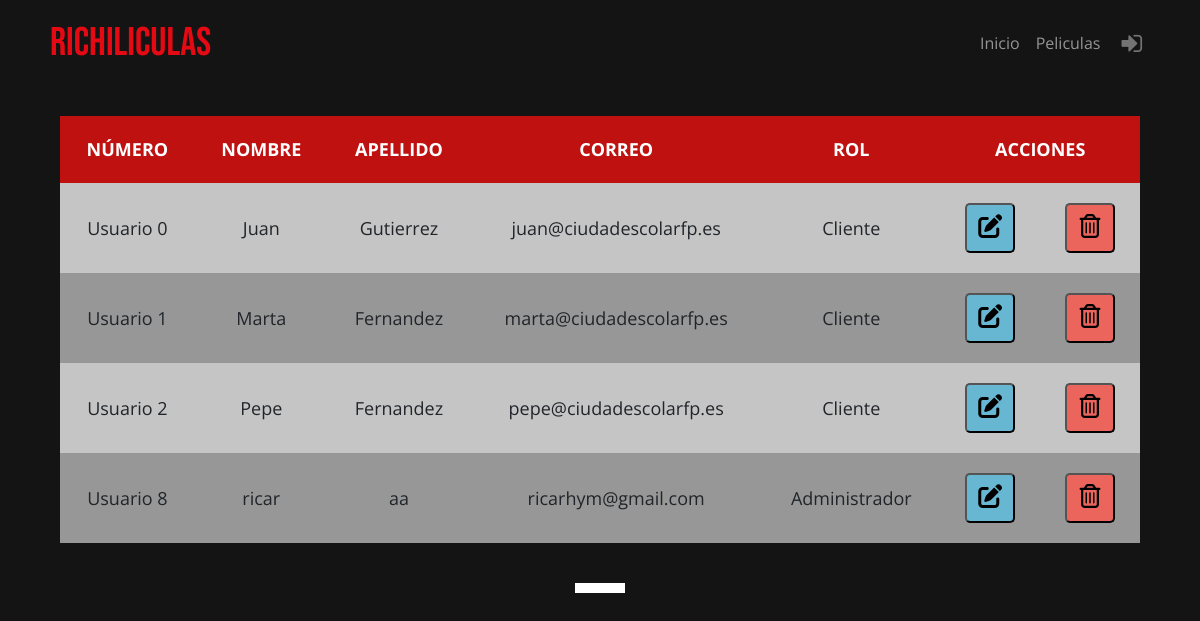
Page /controlador/admin/controlador_admin_usuarios.php on the earlier database version.
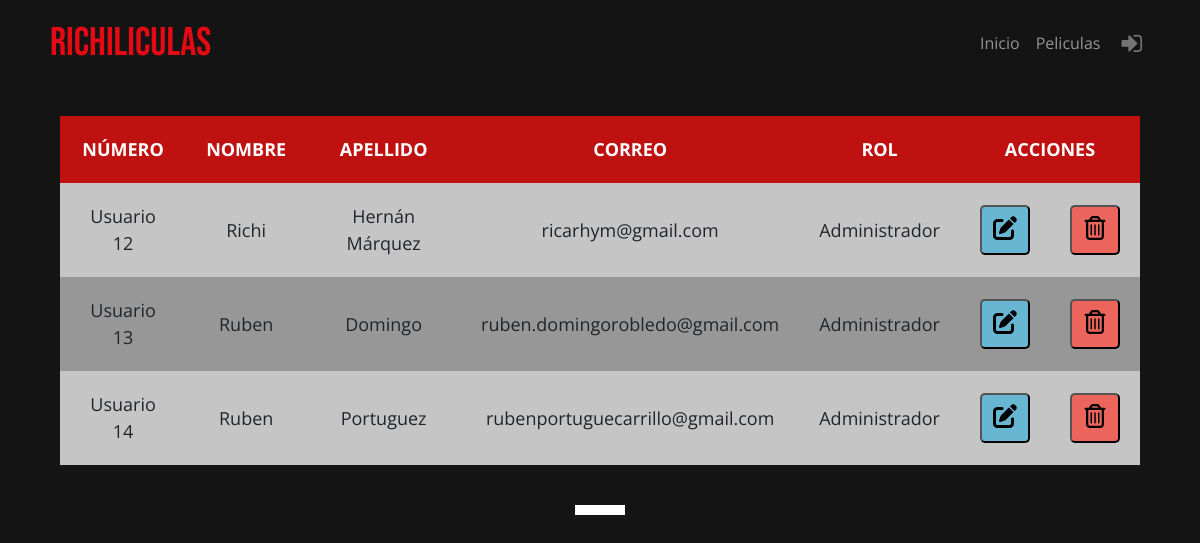
Same page on the later database version.
### tables this page shows
CREATE TABLE `usuario` (
  `id_usuario` smallint(6) NOT NULL,
  `nombre` varchar(30) DEFAULT NULL,
  `apellido` varchar(30) DEFAULT NULL,
  `correo` varchar(50) DEFAULT NULL,
  `contrasena` char(64) DEFAULT NULL,
  `rol` enum('Administrador','Cliente') NOT NULL
);

### modelo/conexion.php (called while the page is built)
<?php
class Conexion
{
    private $servidor = "localhost";
    private $usuario = "root";
    private $clave = "";
    private $dbname = "cine";
    function conex()
    {
        try {
            return new PDO("mysql:host=$this->servidor;dbname=$this->dbname;charset=utf8", $this->usuario, $this->clave);
        } catch (PDOException $e) {
            return "Error" . $e->getMessage();
        }
    }
}
?>

### modelo/paginacion.php (called while the page is built, shortened)
<?php
include_once("conexion.php");
class Paginacion extends Conexion
{
    private $resultadoporpag;
    private $indice;
    private $totalpag;
    private $conexion;
    private $tabla;
    function __construct($resultadoporpag, $tabla)
    {
        $this->tabla = $tabla;
        $this->conexion = parent::conex();
        $this->resultadoporpag = $resultadoporpag;
        $this->indice = 0;
        $this->conexion = parent::conex();
        $this->calcularPag();
    }
    function calcularPag()
    {
        if ($this->tabla == 'pelicula' || $this->tabla == 'pelicula_admin') {
            $stmt = $this->conexion->prepare("SELECT COUNT(DISTINCT pelicula.id_pelicula) as total FROM pelicula;");
        } elseif ($this->tabla == 'sala') {
            $stmt = $this->conexion->prepare("SELECT COUNT(DISTINCT sala.id_sala) as total FROM sala;");
        }elseif ($this->tabla == 'usuario') {
            $stmt = $this->conexion->prepare("SELECT COUNT(DISTINCT usuario.id_usuario) as total FROM usuario;");
        }elseif ($this->tabla == 'entradas') {
            $stmt = $this->conexion->prepare("SELECT COUNT(DISTINCT reserva.id_reserva) as total FROM reserva;");
        }
        $stmt->execute();
        $this->numresultados = $stmt->fetch(PDO::FETCH_OBJ)->total;
        $this->totalpag = $this->numresultados / $this->resultadoporpag;
    }
    function mostrar()
    {
        try {
            if ($this->tabla == 'pelicula' || $this->tabla == 'pelicula_admin') {
                $stmt = $this->conexion->prepare("SELECT DISTINCT id_pelicula, nombre,imagen,sinopsis,duracion, url, clasificacion,categoria, fecha_estreno FROM pelicula ORDER BY fecha_estreno DESC, id_pelicula ASC LIMIT $this->indice, $this->resultadoporpag;");
            } elseif ($this->tabla == 'sala') {
                $stmt = $this->conexion->prepare("SELECT DISTINCT id_sala,descripcion,capacidad,habilitada,luxury FROM sala ORDER BY id_sala LIMIT $this->indice, $this->resultadoporpag;");
            } elseif ($this->tabla == 'usuario') {
                $stmt = $this->conexion->prepare("SELECT DISTINCT id_usuario,nombre,apellido,correo,contrasena,rol FROM usuario ORDER BY id_usuario LIMIT $this->indice, $this->resultadoporpag;");
            }
            $stmt->execute();
            $registroarray = $stmt->fetchAll(PDO::FETCH_ASSOC);
            return $registroarray;
        } catch (PDOException $e) {
            echo "Error" . $e->getMessage();
        }
    }
    function numeritos()
    {
        $array = array();
        for ($i = 0; $i < $this->totalpag; $i++) {
            $array[] = $i + 1;
        }
        return $array;
    }
}

### vista/usuario/usuario_admin.php (the view, shortened to what this page needs)
<!DOCTYPE html>
<html lang="en">
<head>
    <link rel="stylesheet" href="vista/css/tablasAdmin.css">
    <link rel="stylesheet" href="vista/css/estilos.css">
    <link href="https://cdn.jsdelivr.net/npm/bootstrap@5.3.0-alpha1/dist/css/bootstrap.min.css" rel="stylesheet">
</head>
<body>
    <?php
    include "vista/menu.php";
    ?>
    <table id='table'>
        <tr id='titulo'>
            <th>NÚMERO</th>
            <th>NOMBRE</th>
            <th>APELLIDO</th>
            <th>CORREO</th>
            <th>ROL</th>
            <th colspan="2">ACCIONES</th>
        </tr>
        <?php
        foreach ($arrayusuariopaginado as $row) {
        ?>
            <tr>
                <td data-titulo='Número'><?php echo 'Usuario ' . $row['id_usuario'] - 1 ?></td>
                <td data-titulo='Nombre'><?php echo $row['nombre'] ?></td>
                <td data-titulo='Apellido'><?php echo $row['apellido'] ?></td>
                <td data-titulo='Correo'><?php echo $row['correo'] ?></td>
                <td data-titulo='Rol'><?php echo $row['rol'] ?></td>
                <td>
                    <form method="post" action="index.php">
                        <button class="edit" name="editar_usuario_admin" title="Editar"><i class='fas fa-edit' style='font-size:24px'></i></button>
                    </form>
                </td>
                <td>
                    <form method="post" action="index.php">
                        <button class="trash" name="borrar_usuario_admin" title="Borrar"><i class='far fa-trash-alt' style='font-size:24px'></i></button>
                    </form>
                </td>
            </tr>
        <?php
        }
        ?>
    </table>
    <div id='contain'>
        <div id='dentro' style="margin-top: 0px; margin-bottom:40px">
            <?php
            foreach ($num_usuario as $a) {
                if (isset($_GET["pagina_usuario"])) {
                    if ($_GET["pagina_usuario"] == $a) {
            ?>
                        <a href='?pagina_usuario=<?= ($a) ?>'>
                            <div id='colorea' class='dentro'></div>
                        </a>
                    <?php
                    } else {
                    ?>
                        <a href='?pagina_usuario=<?= ($a) ?>'>
                            <div class='dentro'></div>
                        </a>
                    <?php
                    }
                } else {
                    if ($a == 1) {
                    ?>
                        <a href='?pagina_usuario=<?= ($a) ?>'>
                            <div id='colorea' class='dentro'></div>
                        </a>
                    <?php
                    } else {
                    ?>
                        <a href='?pagina_usuario=<?= ($a) ?>'>
                            <div class='dentro'></div>
                        </a>
            <?php
                    }
                }
            }
            ?>
        </div>
    </div>
</body>
</html>

### controlador/admin/controlador_admin_usuarios.php (shortened to what this page needs)
<?php
if (isset($_POST['borrar_usuario_admin'])) {
    $id_usuario = $_POST['id_usuario'];
    $usuario->borrar($id_usuario);
    $result = 'Usuario borrado correctamente';
    $pagina_usuario = new Paginacion(4, "usuario");
    $arrayusuariopaginado = $pagina_usuario->mostrar();
    $num_usuario = $pagina_usuario->numeritos();
    require_once('vista/usuario/usuario_admin.php');
} else {
    $pagina_usuario = new Paginacion(4, "usuario");
    $arrayusuariopaginado = $pagina_usuario->mostrar();
    $num_usuario = $pagina_usuario->numeritos();
    require_once('vista/usuario/usuario_admin.php');
}

### vista/menu.php (shortened to what this page needs)
<!DOCTYPE html>
<html lang="en">
<head>
    <link rel="stylesheet" href="vista/css/estilos.css">
    <link rel="stylesheet" href="https://cdnjs.cloudflare.com/ajax/libs/font-awesome/4.7.0/css/font-awesome.min.css">
</head>
<body>
    <div class="contenedor" style="background-color:#141414;">
        <form action="index.php" method="post">
            <nav class="navbar navbar-expand-lg navbar-dark">
                <a class="navbar-brand logotipo" href="index.php">Richiliculas</a>
                <div class="collapse navbar-collapse" id="navbarNav">
                    <ul class="navbar-nav ml-auto">
                        <li class="nav-item">
                            <a class="nav-link" href="index.php">Inicio</a>
                        </li>
                        <li class="nav-item">
                            <input type="submit" name="buscar_pelicula" id="botones" value="Peliculas" class="nav-link">
                        </li>
                        <?php
                        if (isset($_SESSION["usuario_sesion"])) {
                        ?>
                            <li class="nav-item">
                                <form method='post' action='index.php'>
                                    <button name="cerrar_sesion" title='Cerrar sesión' id="botones" class="fa fa-power-off" style='font-size:24px; color: #737373; padding:8px; margin-left:5px'></button>
                                </form>
                            </li>
                        <?php
                        } else {
                        ?>
                            <li class="nav-item">
                                <form method='post' action='index.php'>
                                    <button name="iniciar_sesion" title='Iniciar sesión' id="botones" class="fa fa-sign-in" style='font-size:24px; color: #737373; padding:8px; margin-left:5px'></button>
                                </form>
                            </li>
                        <?php
                        }
                        ?>
                    </ul>
                </div>
            </nav>
        </form>
    </div>
</body>
</html>

### vista/css/tablasAdmin.css (style rules this page uses)
table { background-color: white; text-align: center; border-collapse: collapse; margin: 0 auto; font-size: 18px; width: 90%; margin-top: 30px; }
th, td { padding: 20px; }
th { background-color: #c01111; border-bottom: solid 5px #0F362D; color: white; }
tr:nth-child(even) { background-color: #c5c5c5; }
tr:nth-child(odd) { background-color: rgb(151, 151, 151); }
button.edit { background-color: #67b7d2; border-radius: 5px; width: 50px; height: 50px; }
button.trash { background-color: #ec655c; border-radius: 5px; width: 50px; height: 50px; }

### vista/css/estilos.css (style rules this page uses)
:root { --rojo: #E50914; --fondo: #141414; }
* { margin: 0; padding: 0; box-sizing: border-box; }
body { background: var(--fondo); font-family: 'Open Sans', sans-serif; }
.logotipo { font-family: 'Bebas Neue', cursive; font-weight: normal; color: var(--rojo); font-size: 40px; margin-left: 50px; }
.navbar { display: flex; justify-content: space-between; }
.navbar-nav { margin-left: auto; margin-right: 50px; }
#botones { background-color: transparent; border: none; }
#contain { margin-top: 40px; background-color: transparent; display: flex; justify-content: center; align-items: center; }
#dentro { background-color: transparent; position: relative; width: 50%; margin: 0; display: flex; justify-content: center; align-items: center; gap: 20px 20px; flex-wrap: wrap; }
#dentro a { text-decoration: none; }
.dentro { background-color: #737373; color: white; width: 50px; height:10px; display: flex; text-align: center; justify-content: center; align-items: center; }
#colorea { background-color: white; color: white; font-weight: bold; }

Differences in the rows shown:
removed usuario: $row['id_usuario']-1 "0", nombre "Juan", apellido "Gutierrez", correo "juan@ciudadescolarfp.es", rol "Cliente"
removed usuario: $row['id_usuario']-1 "1", nombre "Marta", apellido "Fernandez", correo "marta@ciudadescolarfp.es", rol "Cliente"
removed usuario: $row['id_usuario']-1 "2", nombre "Pepe", apellido "Fernandez", correo "pepe@ciudadescolarfp.es", rol "Cliente"
removed usuario: $row['id_usuario']-1 "8", nombre "ricar", apellido "aa", correo "ricarhym@gmail.com", rol "Administrador"
added usuario: $row['id_usuario']-1 "12", nombre "Richi", apellido "Hernán Márquez", correo "ricarhym@gmail.com", rol "Administrador"
added usuario: $row['id_usuario']-1 "13", nombre "Ruben", apellido "Domingo", correo "ruben.domingorobledo@gmail.com", rol "Administrador"
added usuario: $row['id_usuario']-1 "14", nombre "Ruben", apellido "Portuguez", correo "rubenportuguecarrillo@gmail.com", rol "Administrador"
